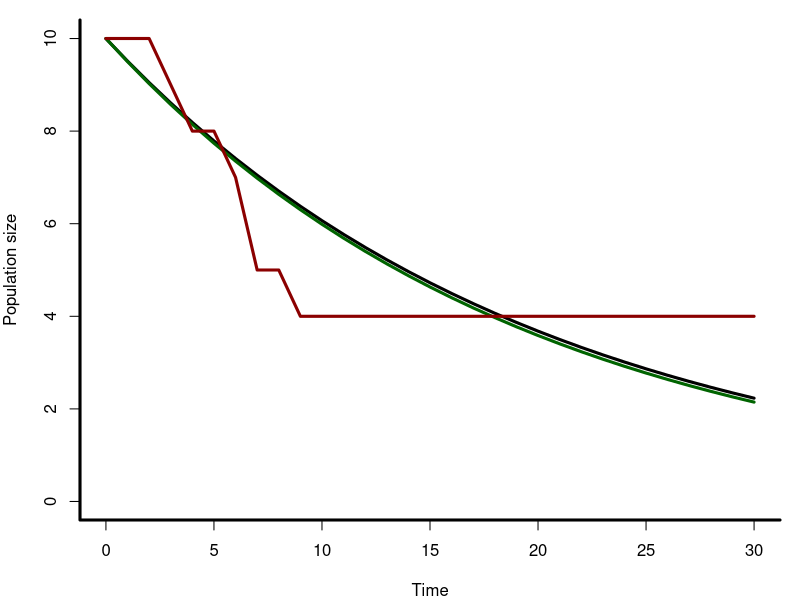

This chart was generated by the following R code:
## Simple stochastic models: computer exercise
## Clinic on Dynamical Approaches to Infectious Disease Data
## International Clinics on Infectious Disease Dynamics and Data Program
## University of Florida, Gainesveille, FL, USA
##
## Juliet R.C. Pulliam, 2016
## Some Rights Reserved
## CC BY-NC 3.0 (http://creativecommons.org/licenses/by-nc/3.0/)
## 
## BASED ON an Excel tutorial developed by Alex Welte (2012)
##
rm(list=ls())

# This tutorial simulates a simple population model
# where mortality is the only process. The differential
# equation version of the model is:
#            dN/dt = - mortalityRate * N
# where N is the population size at a given time.

# Define a function that calculates the population
# at time t from the analytical solution to the 
# differential equation
analytic <- function(initial = initialPopulationSize,
										 rate = mortalityRate,
										 times = seq(0,maxTime,timeStep),plot=T){
	ts <- data.frame(time = times,populationSize = initial * exp(-rate*times))
	lines(ts$time,ts$populationSize,type='l')
	return(ts)
}

# Define a function that calculates the population
# at time t from the discrete time approximation to
# the differential equation
discreteTime <- function(initial = initialPopulationSize,
												 rate = mortalityRate,
												 stepSize = timeStep,maxT=maxTime,plot=T){
	tt <- 0
	ts <- data.frame(time = tt,populationSize = initial)
	step <- 1
	while(tt<maxT){
		ts <- rbind(ts,
								c(ts$time[step]+stepSize,ts$populationSize[step]-rate*ts$populationSize[step]*stepSize))
		step <- step+1
		tt <- tt+timeStep
	}
	lines(ts$time,ts$populationSize,type='l',col='darkgreen')
	return(ts)
}

# Define a function that calculates the population
# at time t from a stochastic simulation of the 
# process represented by the differential equation
# model
individual <- function(initial = initialPopulationSize,
											 rate = mortalityRate,
											 stepSize = timeStep,maxT=maxTime,plot=T){
	deathTimes <- rexp(initial,rate)
	ts <- data.frame(time = 0,populationSize = initial)
	for(tt in seq(stepSize,maxT,stepSize)){
		ts <- rbind(ts,
								c(time = tt,populationSize = sum(deathTimes>=tt)))
	}
	lines(ts$time,ts$populationSize,type='l',col='darkred')
	return(ts)
}

# Set the parameter values
initialPopulationSize <- 10 # number of individuals
mortalityRate <- 0.05       # per capital deaths per day
timeStep <- 1								# days
maxTime <- 30								# days

# This part of the code sets up the axes for plotting
par(bty='L',lwd=3,mar=c(4,4,1,1))
plot(NA,NA,ylim=c(0,initialPopulationSize),xlim=c(0,maxTime),
		 ylab='Population size',xlab='Time')

# Now run the three functions to see what you get
analytic()       # black
discreteTime()   # green
individual()     # red

# Try running the functions multiple times without 
# resetting the parameters or re-making the plot. 
# Which functions give you different outcomes each time?
# 
# Now try changing the parameter values above and
# re-running the functions (you may want to re-make
# the plot as well). How does changing each of the 
# values change the output? Can you get the green 
# curve to diverge from the black curve? How?
